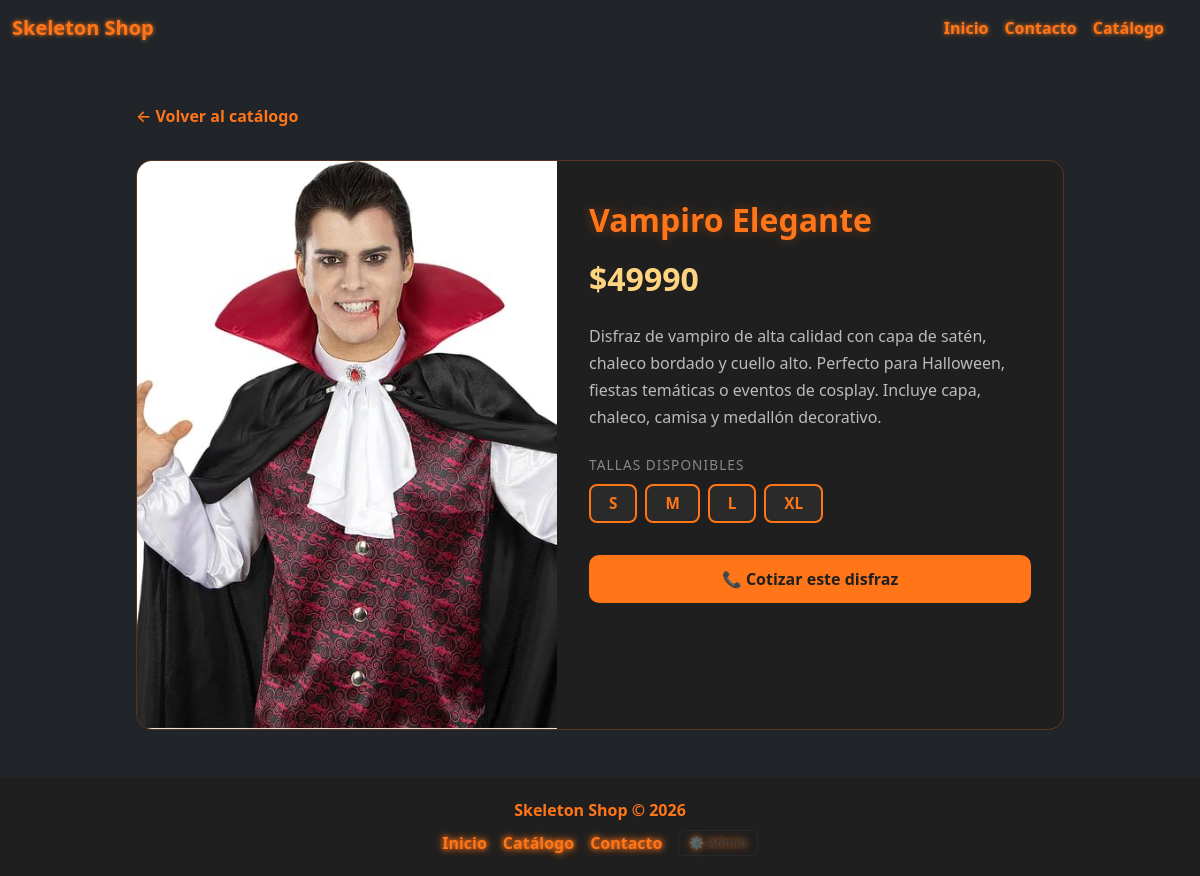
The page /catalogo/1/ on the database its author committed.
### web/models.py (models this page shows, shortened)
class Disfraz(models.Model):
    nombre = models.CharField(max_length=100)
    descripcion = models.TextField()
    categoria = models.CharField(max_length=50)
    tallas = models.CharField(max_length=100, help_text="Ej: S, M, L, XL")
    stock = models.IntegerField(default=0)
    comprados = models.IntegerField(default=0)
    precio = models.IntegerField()
    precio_anterior = models.IntegerField(null=True, blank=True)
    imagen = models.ImageField(upload_to='disfraces/', null=True, blank=True)

### web/views.py (the view)
# urls.py: path('catalogo/<int:disfraz_id>/', views.detalle, name='detalle_disfraz'),
def detalle(request, disfraz_id):
    disfraz = get_object_or_404(Disfraz, id=disfraz_id)
    lista_tallas = [talla.strip() for talla in disfraz.tallas.split(',')]
    return render(request, 'catalogo/detalle.html', {
        'disfraz': disfraz,
        'lista_tallas': lista_tallas
    })

### templates/catalogo/detalle.html (shortened to what this page needs)
{% extends 'base.html' %}
{% load static %}
{% block content %}
<div class="detalle-container">
  <a href="{% url 'catalogo' %}" class="detalle-back">← Volver al catálogo</a>
  <div class="detalle-card">
    <div class="detalle-imagen">
      {% if disfraz.imagen %}
        <img src="{{ disfraz.imagen.url }}" alt="{{ disfraz.nombre }}">
      {% else %}
        <div class="emoji-placeholder">🎭</div>
      {% endif %}
    </div>
    <div class="detalle-info">
      <h1>{{ disfraz.nombre }}</h1>
      <div class="detalle-precio">${{ disfraz.precio }}</div>
      {% if disfraz.descripcion %}
        <p class="detalle-descripcion">{{ disfraz.descripcion }}</p>
      {% else %}
        <p class="detalle-descripcion">Disfraz de alta calidad disponible en varias tallas.</p>
      {% endif %}
      {% if lista_tallas %}
      <div class="tallas-label">Tallas disponibles</div>
      <div class="tallas-grid">
        {% for talla in lista_tallas %}
          <button class="talla-btn" onclick="selectTalla(this)">{{ talla }}</button>
        {% endfor %}
      </div>
      {% endif %}
      <a href="{% url 'contacto' %}?disfraz={{ disfraz.nombre }}" class="btn-contactar">
        📞 Cotizar este disfraz
      </a>
    </div>
  </div>
</div>
{% endblock %}

### static/css/style.css (style rules this page uses)
*, *::before, *::after { box-sizing: border-box; }
html, body { height: 100%; margin: 0; }
body { background-color: #1a1a1a; display: flex; flex-direction: column; min-height: 100vh; }
.detalle-container { max-width: 960px; margin: 3rem auto; padding: 0 1rem; }
.detalle-back { display: inline-flex; align-items: center; gap: 0.4rem; color: #ff7518; font-weight: 600; text-decoration: none; margin-bottom: 2rem; transition: color 0.2s; }
.detalle-card { background: #1f1f1f; border: 1px solid #ff751840; border-radius: 16px; overflow: hidden; display: flex; flex-wrap: wrap; }
.detalle-imagen { flex: 0 0 auto; width: 100%; max-width: 420px; background: linear-gradient(135deg, #2a2a2a, #3a2000); display: flex; align-items: center; justify-content: center; min-height: 360px; }
.detalle-imagen img { width: 100%; height: 100%; object-fit: cover; min-height: 360px; }
.detalle-info { flex: 1; padding: 2.5rem 2rem; min-width: 260px; }
.detalle-info h1 { color: #ff7518; font-size: 2rem; font-weight: 800; text-shadow: 0 0 12px #ff751855; margin-bottom: 1rem; }
.detalle-precio { font-size: 2rem; font-weight: 700; color: #ffd480; margin-bottom: 1.2rem; }
.detalle-descripcion { color: #bbb; line-height: 1.7; margin-bottom: 1.5rem; font-size: 1rem; }
.tallas-label { color: #888; font-size: 0.85rem; text-transform: uppercase; letter-spacing: 0.08em; margin-bottom: 0.5rem; }
.tallas-grid { display: flex; flex-wrap: wrap; gap: 8px; margin-bottom: 2rem; }
.talla-btn { background: #2a2a2a; color: #ff7518; border: 2px solid #ff7518; border-radius: 8px; padding: 6px 18px; font-weight: 700; font-size: 0.95rem; cursor: pointer; transition: background 0.2s, color 0.2s; }
.btn-contactar { background: #ff7518; color: #1f1f1f; border: none; border-radius: 10px; padding: 0.75rem 2rem; font-weight: 700; font-size: 1rem; text-decoration: none; display: inline-block; transition: background 0.2s, box-shadow 0.2s; width: 100%; text-align: center; }

### rows shown on the page
Disfraz: imagen (picture), nombre "Vampiro Elegante", precio "49990", descripcion "Disfraz de vampiro de alta calidad con capa de satén, chaleco bordado y cuello alto. Perfecto para Halloween, fiestas temáticas o eventos de cosplay. Incluye capa, chaleco, camisa y medallón decorativo."

### other values the page prints
{{ talla }} "S" "M" "L" "XL"
